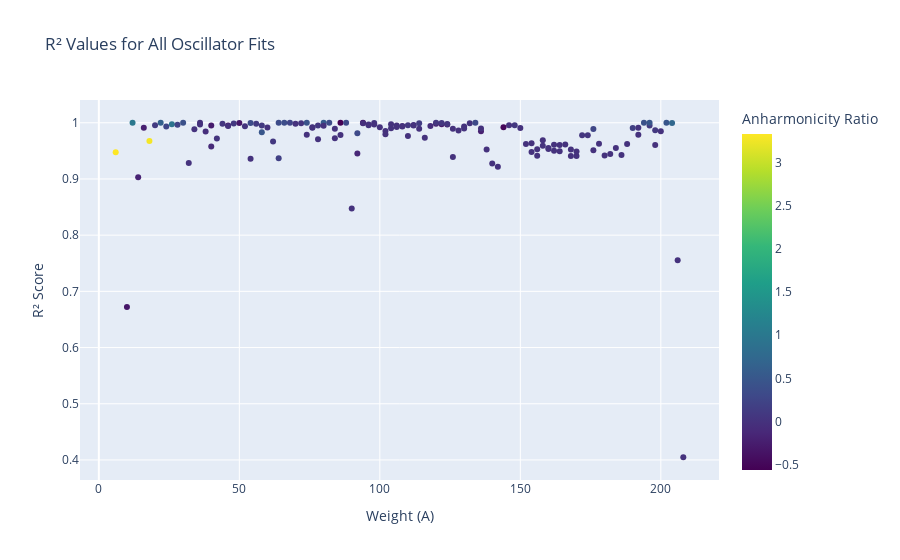

Notebook code for this chart:
### Code cell
df_to_plot = merged

px.scatter(df_to_plot.groupby(by=df_to_plot.index).head(1).reset_index(), 
            x='a', 
            y='r2', 
            color='anharmonicity',
            title='R² Values for All Oscillator Fits',
            labels={'anharmonicity': 'Anharmonicity Ratio', 'a': 'Weight (A)', 'r2': 'R² Score'},
            color_continuous_scale='viridis')

### Figure 1 — Plotly figure (JSON) as saved in the notebook; plotly's stock layout.template omitted (floating-point values rounded to 4 significant figures; data arrays with more than 128 entries replaced by an {"elided": "..."} marker saying what was removed)
{"data": [{"hovertemplate": "Weight (A)=%{x}<br>R² Score=%{y}<br>Anharmonicity Ratio=%{marker.color}<extra></extra>", "legendgroup": "", "marker": {"color": {"elided": "142 float values"}, "coloraxis": "coloraxis", "symbol": "circle"}, "mode": "markers", "name": "", "orientation": "v", "showlegend": false, "type": "scatter", "x": {"elided": "142 int values"}, "xaxis": "x", "y": {"elided": "142 float values"}, "yaxis": "y"}], "layout": {"coloraxis": {"colorbar": {"title": {"text": "Anharmonicity Ratio"}}, "colorscale": [[0, "#440154"], [0.1111, "#482878"], [0.2222, "#3e4989"], [0.3333, "#31688e"], [0.4444, "#26828e"], [0.5556, "#1f9e89"], [0.6667, "#35b779"], [0.7778, "#6ece58"], [0.8889, "#b5de2b"], [1, "#fde725"]]}, "legend": {"tracegroupgap": 0}, "title": {"text": "R² Values for All Oscillator Fits"}, "xaxis": {"anchor": "y", "domain": [0, 1], "title": {"text": "Weight (A)"}}, "yaxis": {"anchor": "x", "domain": [0, 1], "title": {"text": "R² Score"}}}}
